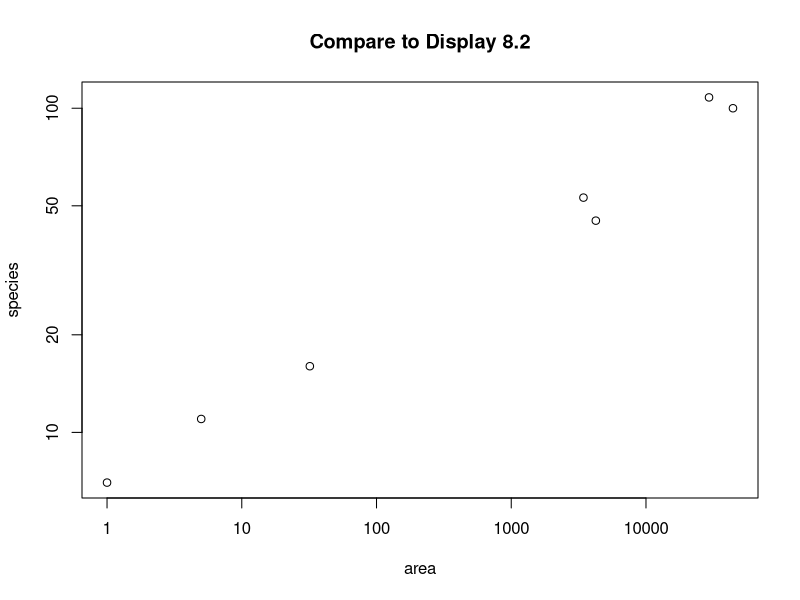
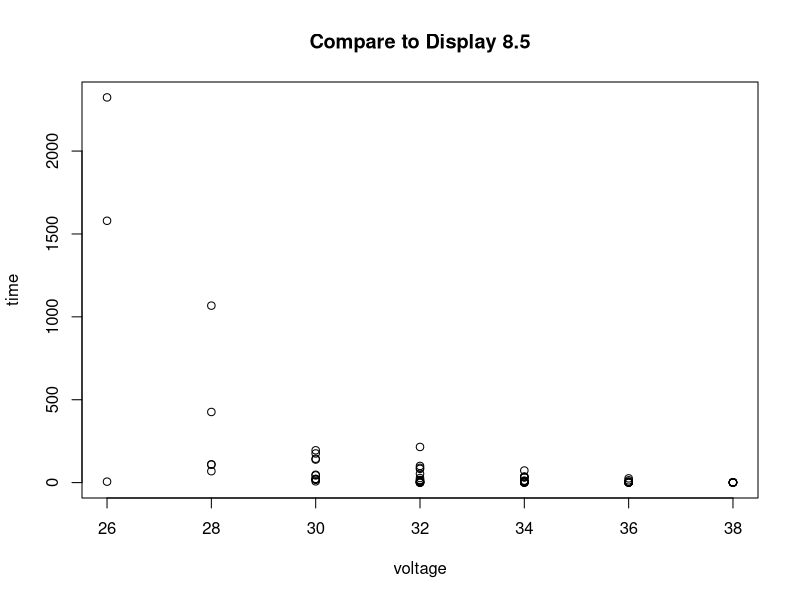
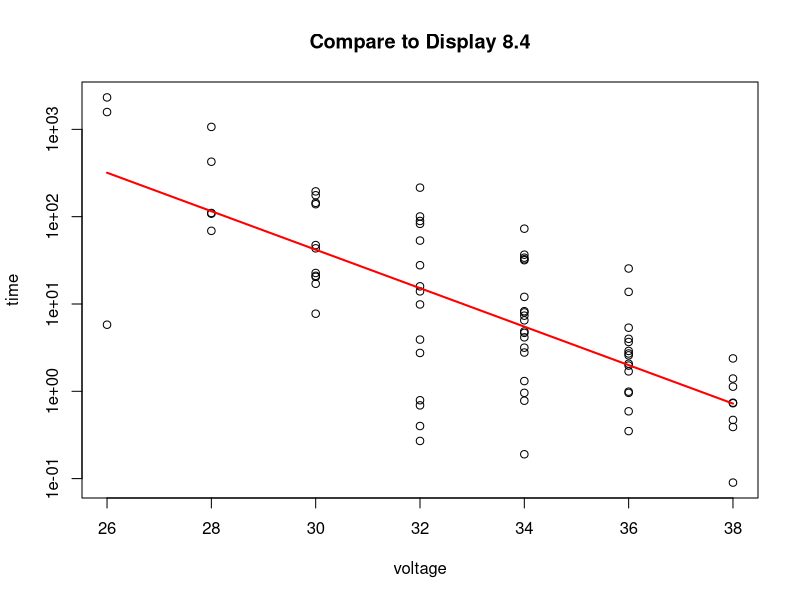
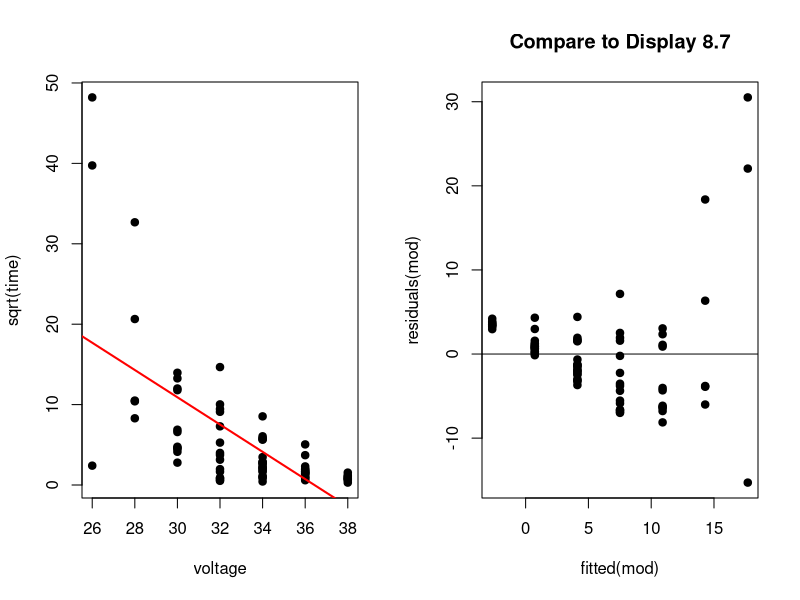
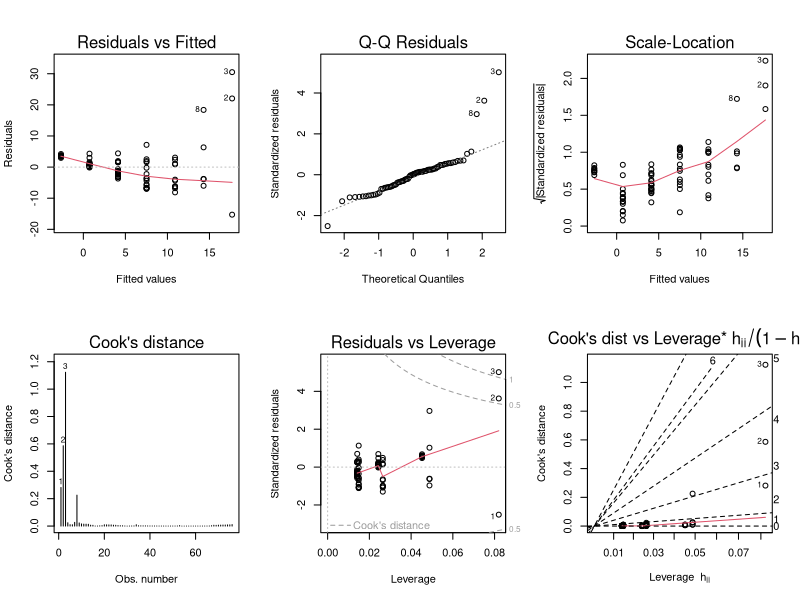

Recreate these plots in R, in order.
setwd("U:\\401A\\sleuth3csv") # or whever your data are

#######################################################
# Chapter 8                                         
#######################################################

# Read in case0801 data
case0801 = read.csv("case0801.csv")
names(case0801) = tolower(names(case0801))
case0801                                   # Compare to display 8.1

plot(species~area, case0801, log='xy', main='Compare to Display 8.2')    
# You can use log='x' or log='y' to just log x or y axis respectively



case0802 = read.csv("case0802.csv")
names(case0802) = tolower(names(case0802))


plot(time~voltage, case0802,          main="Compare to Display 8.5")

plot(time~voltage, case0802, log='y', main="Compare to Display 8.4")
mod = lm(log(time)~voltage, case0802)
lines(case0802$voltage, exp(predict(mod)), col='red', lwd=2) # Need to use this due to using log


 
mod = lm(sqrt(time)~voltage,case0802)
par(mfrow=c(1,2))
plot(sqrt(time)~voltage, case0802, pch=19) 
abline(mod, col='red', lwd=2)
plot(fitted(mod), residuals(mod), main="Compare to Display 8.7", pch=19)
abline(0,0)

# Diagnostics plots
par(mfrow=c(2,3))
plot(mod, 1:6)


# Lack of fit ANOVA table compare to Display 8.10
mod.a = lm(log(time)~               1  , case0802) # Intercept only model
mod.b = lm(log(time)~          voltage , case0802) # Regression model
mod.c = lm(log(time)~as.factor(voltage), case0802) # One-way ANOVA model
# as.factor treats voltage as a categorical variable

# Compare with Display 8.10
anova(mod.a,mod.b,mod.c)  
